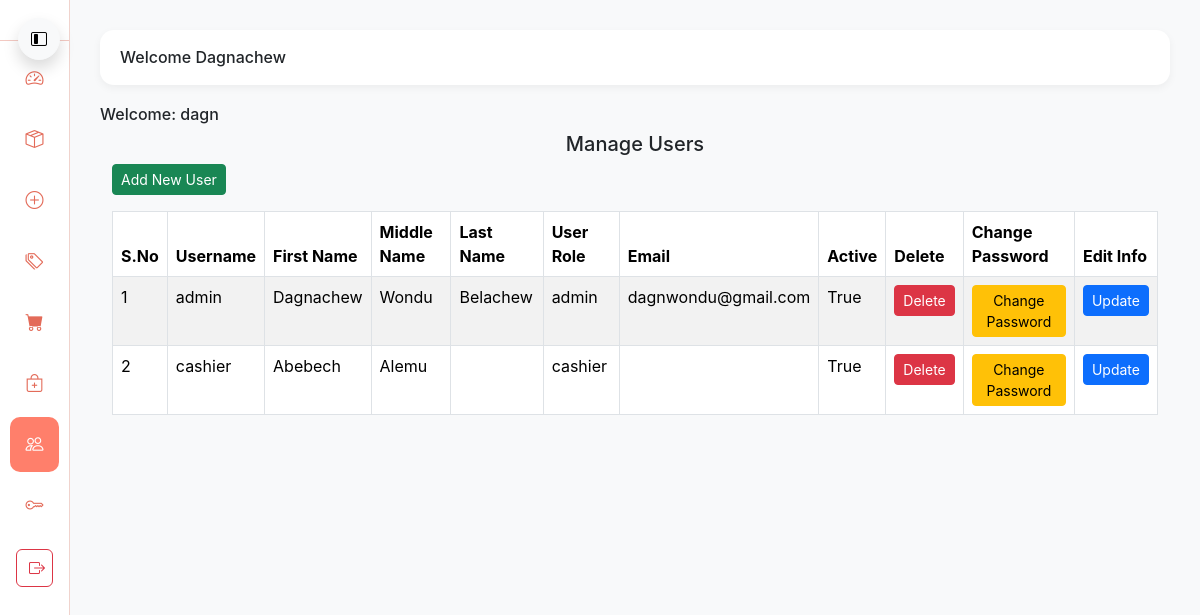
Screenshot of /manage_users/ (signed in) with the database file from the repository.
### authentication/models.py (models this page shows, shortened)
class CustomUser(AbstractUser):
    class UserType(models.TextChoices):
        ADMIN = "admin", "Admin"
        CASHIER = "cashier", "Cashier"
    user_type = models.CharField(
        max_length=20,
        choices=UserType.choices,
        default=UserType.CASHIER
    )
    middle_name = models.CharField(max_length=100, null=True, blank=True)
    company = models.ForeignKey(Company, on_delete=models.CASCADE, null=True, blank=True)

### myapp/views.py (the view)
# urls.py: path('manage_users/', views.manage_users, name = 'manage_users'),
@login_required(login_url='/accounts/login')
@user_passes_test(is_admin)
def manage_users(request):
    current_user = request.user
    company = current_user.company
    user = request.user
    users = CustomUser.objects.filter(company=company).exclude(is_superuser = True)
    if request.method == 'POST':
        form = UserUpdateForm(request.POST)
        user_form = UserForm(request.POST)
        if user_form.is_valid():
            new_user = user_form.save(commit=False)
            new_user.company = user.company
            new_user.set_password(user_form.cleaned_data['password'])
            new_user.save()
            messages.success(request, "User created successfully!")
            return redirect('manage_users')
        else:
            messages.error(request, "Error while creating User")
    else:
        user_form = UserForm()
        form = UserUpdateForm()
    context = {
        'user':user,
        'form':form,
        'users': users,
        'user_form': user_form,
    }
    return render(request, 'manage_users.html', context)

### authentication/views.py (called while the page is built)
def is_admin(user):
    return user.user_type == 'admin'

### template/manage_users.html (shortened to what this page needs)
{% extends 'base.html' %}
{% block content %}
<h6>Welcome: {{ user }}</h6>
<h5 class="text-center">Manage Users</h5>
<div class="container mb-3">
  <button class="btn btn-success btn-sm"
          data-bs-toggle="modal"
          data-bs-target="#addUserModal">
    Add New User
  </button>
</div>
<div class="container">
  <table class="table table-striped table-hover table-bordered">
    <thead>
      <tr>
        <th>S.No</th>
        <th>Username</th>
        <th>First Name</th>
        <th>Middle Name</th>
        <th>Last Name</th>
        <th>User Role</th>
        <th>Email</th>
        <th>Active</th>
        <th>Delete</th>
        <th>Change Password</th>
        <th>Edit Info</th>
      </tr>
    </thead>
    <tbody>
      {% for user in users %}
      <tr>
        <td>{{ forloop.counter }}</td>
        <td>{{ user.username }}</td>
        <td>{{ user.first_name }}</td>
        <td>{{ user.middle_name }}</td>
        <td>{{ user.last_name }}</td>
        <td>{{ user.user_type }}</td>
        <td>{{ user.email }}</td>
        <td>{{ user.is_active }}</td>
        <td>
          <form method="post"
                action="{% url 'delete_user' user.id %}"
                onsubmit="return confirm('Are you sure you want to delete this user?');">
            <button class="btn btn-danger btn-sm">Delete</button>
          </form>
        </td>
        <td>
          <button class="btn btn-warning btn-sm"
                  data-bs-toggle="modal"
                  data-bs-target="#changePasswordModal{{ user.id }}">
            Change Password
          </button>
        </td>
        <td>
          <form method="post" action="{% url 'update_user' user.id %}">
            <button class="btn btn-primary btn-sm">Update</button>
          </form>
        </td>
      </tr>
      {% endfor %}
    </tbody>
  </table>
</div>
{% endblock %}

### template/base.html (shortened to what this page needs)
<!DOCTYPE html>
<html lang="en">
<head>
    <link href="https://cdn.jsdelivr.net/npm/bootstrap@5.3.3/dist/css/bootstrap.min.css" rel="stylesheet">
    <link href="https://cdn.jsdelivr.net/npm/bootstrap-icons@1.11.1/font/bootstrap-icons.css" rel="stylesheet">
</head>
<body>
    <div class="sidebar collapsed ">
        <div>
            <button class="btn btn-light shadow sidebar-toggle" onclick="toggleSidebar()">
                <i class="bi bi-layout-sidebar-inset"></i>
            </button>
        </div>
        <a href="{% url 'home' %}" class="{% if request.resolver_match.url_name == 'home' %}active{% endif %}">
            <i class="bi bi-speedometer2"></i>
        </a>
        <a href="{% url 'products' %}" class="{% if request.resolver_match.url_name == 'products' %}active{% endif %}">
            <i class="bi bi-box-seam"></i>
        </a>
        <a href="{% url 'add_product' %}" class="{% if request.resolver_match.url_name == 'add_product' %}active{% endif %}">
            <i class="bi bi-plus-circle"></i>
        </a>
        <a href="{% url 'add_category' %}" class="{% if request.resolver_match.url_name == 'add_category' %}active{% endif %}">
            <i class="bi bi-tags"></i>
        </a>
        <a href="{% url 'sales' %}" class="{% if request.resolver_match.url_name == 'sales' %}active{% endif %}">
            <i class="bi bi-cart-fill"></i>
        </a>
        <a href="{% url 'add_sale' %}" class="{% if request.resolver_match.url_name == 'add_sale' %}active{% endif %}">
            <i class="bi bi-bag-plus"></i>
        </a>
        <a href="{% url 'manage_users' %}" class="{% if request.resolver_match.url_name == 'manage_users' %}active{% endif %}">
            <i class="bi bi-people"></i>
        </a>
        <a href="{% url 'password_change' %}">
            <i class="bi bi-key"></i>
        </a>
        <form method="POST" action="{% url 'logout' %}" class="m-3">
            <button type="submit" class="btn btn-outline-danger w-100">
                <i class="bi bi-box-arrow-right"></i>
            </button>
        </form>
    </div>
    <div class="main-content collapsed">
        <div class="top-bar">
            <h6 class="m-0">Welcome {{ request.user.first_name }}</h6>
        </div>
        {% block content %}
        {% endblock %}
    </div>
</body>
</html>

### template/base.html (style rules this page uses)
:root { --coral: #ff7f6b; --coral-dark: #e36b59; --sidebar-bg: #ffffff; --sidebar-text: #3a3a3a; --sidebar-hover: #ffe5e0; }
body { font-family: 'Inter', sans-serif; background: #f8f9fa; }
.sidebar { width: 240px; height: 100vh; background: var(--sidebar-bg); border-right: 1px solid #f0d3cd; padding-top: 20px; position: fixed; transition: width 0.3s ease; overflow-x: hidden; z-index: 1000; }
.sidebar.collapsed { width: 70px; }
.sidebar a { color: var(--sidebar-text); padding: 14px 20px; display: flex; align-items: center; gap: 12px; font-size: 15px; text-decoration: none; transition: 0.25s; border-radius: 10px; margin: 6px 10px; }
.sidebar a i { font-size: 18px; color: var(--coral-dark); }
.sidebar a.active { background: var(--coral); color: #fff; font-weight: 600; }
.sidebar a.active i { color: #fff; }
.sidebar.collapsed a { justify-content: center; }
.main-content { margin-left: 240px; padding: 30px; transition: margin-left 0.3s ease; }
.main-content.collapsed { margin-left: 70px; }
.top-bar { background: #ffffff; padding: 18px 20px; border-radius: 14px; box-shadow: 0 3px 8px rgba(0,0,0,0.05); margin-bottom: 20px; display: flex; align-items: center; gap: 12px; }
.sidebar-toggle { position: fixed; top: 18px; left: 18px; z-index: 1100; width: 42px; height: 42px; border-radius: 50%; }

### rows the page displays
CustomUser: user.first_name "Dagnachew", username "dagn"
CustomUser: username "admin", first_name "Dagnachew", middle_name "Wondu", last_name "Belachew", user_type "admin", email "dagnwondu@gmail.com", is_active "True"
CustomUser: username "cashier", first_name "Abebech", middle_name "Alemu", user_type "cashier", is_active "True"
